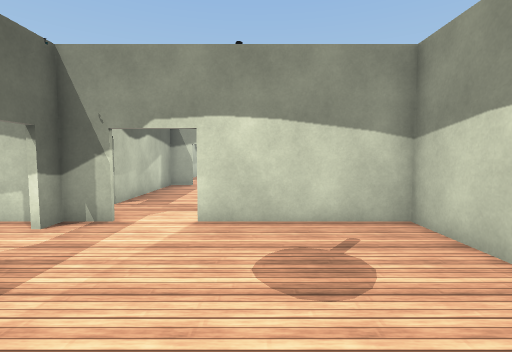
View 1 (above)

21 first-person views from a walk through a scene from a Unity 3-D project. The camera is 1.5 m above the floor, tilts 4° down and sees 85° across. The floor is counted in squares, 1 m on a side. Each view is taken from the middle of a square. On the plan, view 1 faces up. The plan holds only what a view shows up to about 14 squares ahead; the rest is blank. The place goes on beyond the plan. The player is left out. Some surface patterns are stand-ins.

View 2
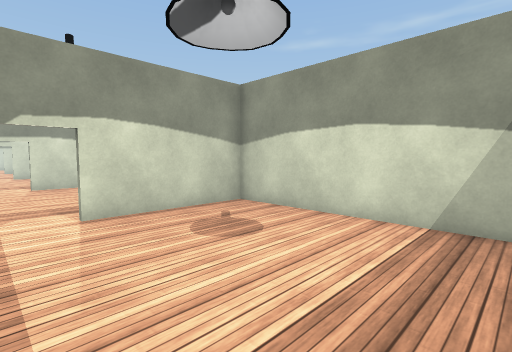

View 3
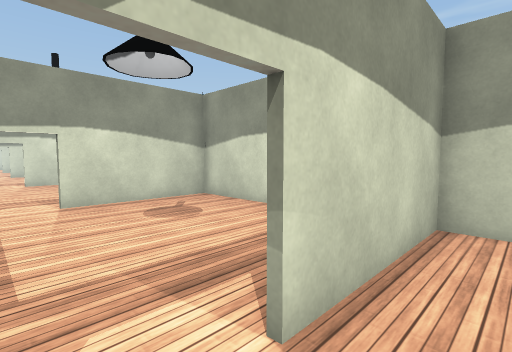

View 4
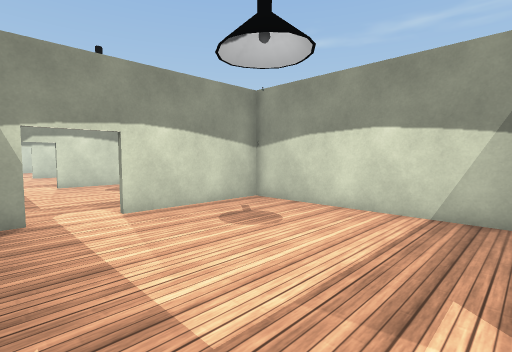

View 5
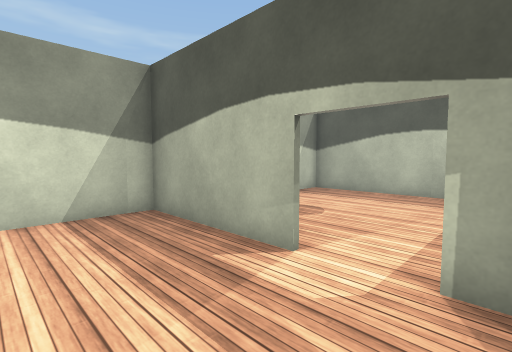

View 6
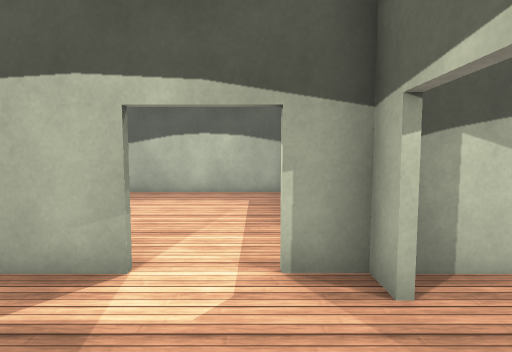

View 7
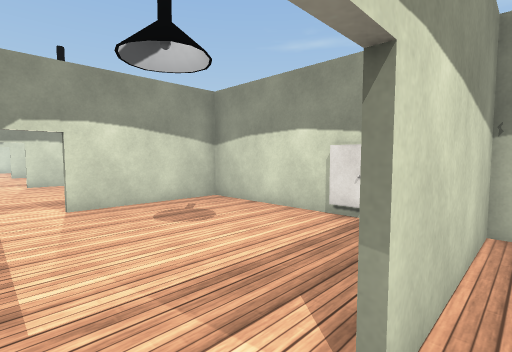

View 8
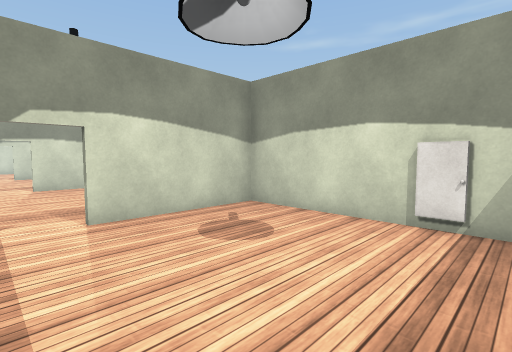

View 9
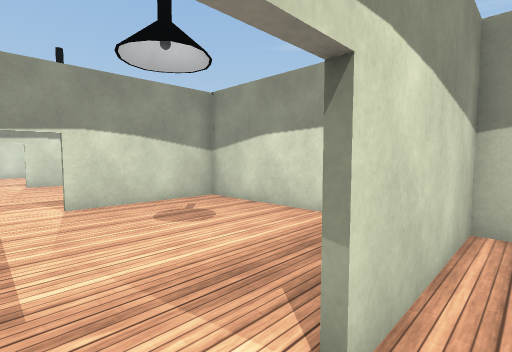

View 10
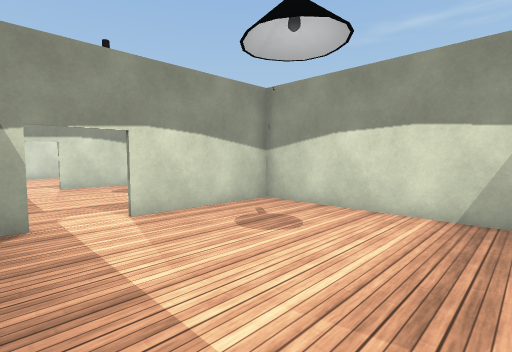

View 11
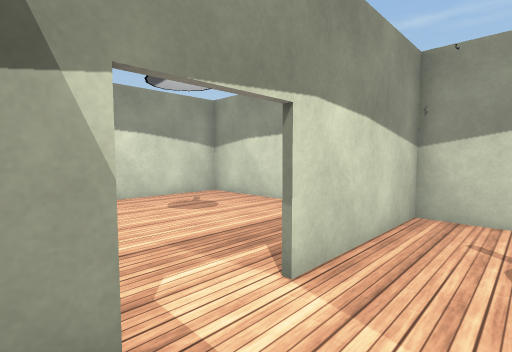

View 12
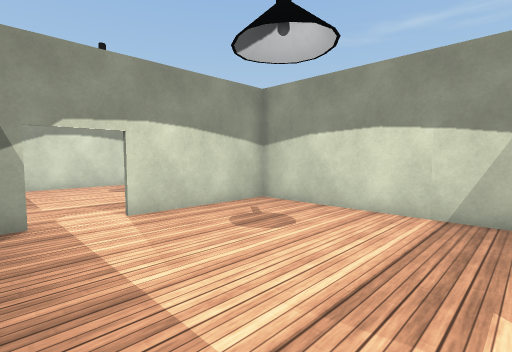

View 13
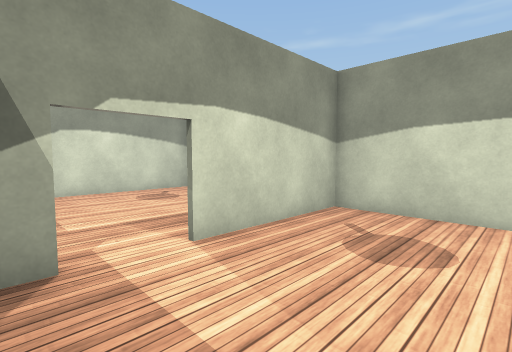

View 14
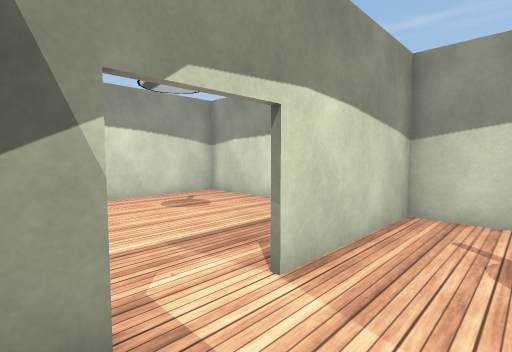

View 15
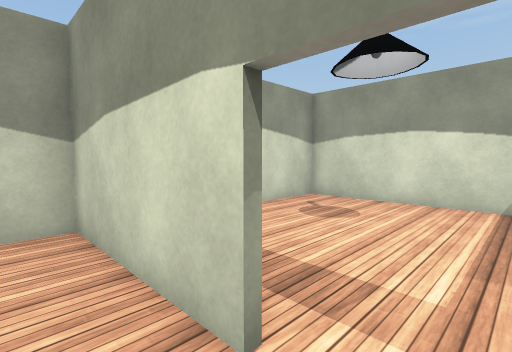

View 16
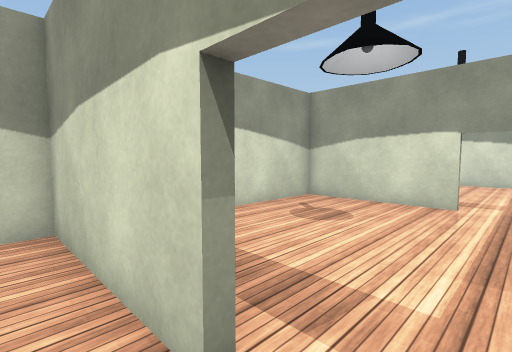

View 17
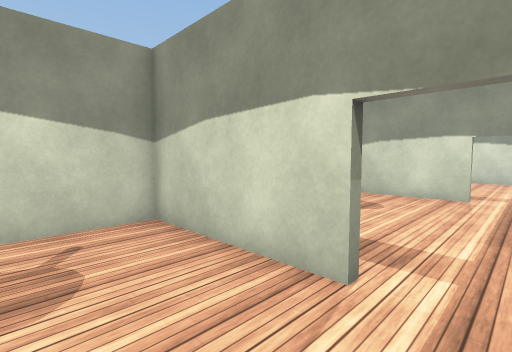

View 18
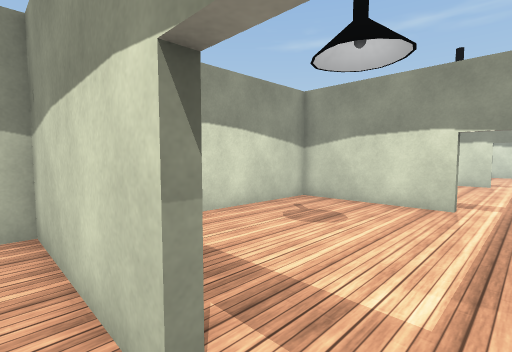

View 19
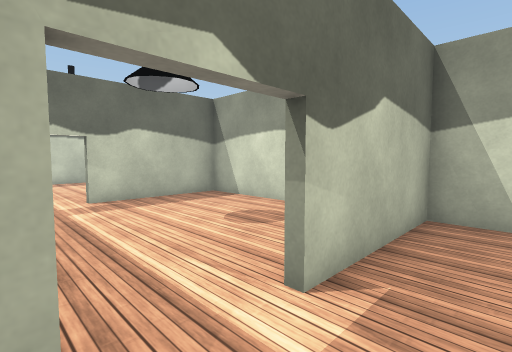

View 20
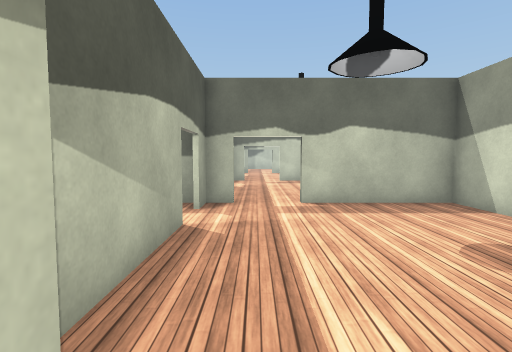

View 21
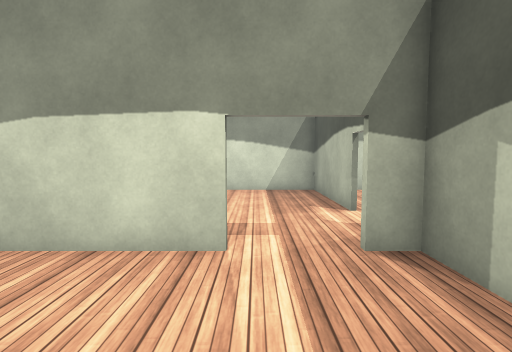

### Floor plan
Ten units are one square. View 1 is at (0, 0); x grows to the right and y downward. Boxes are objects, and circles mark ways between rooms. Rooms are numbered by the first view taken in them; rooms with no view inside come last. Other rooms are left out.
<svg viewBox="-245 -479 286 501">
<path fill="none" stroke="#000" d="M-41 17 36 17 36 -64 -14 -64M-32 -64 -45 -64 -45 -56M-14 -65 36 -65 36 -146 -14 -146M-45 -72 -45 -65 -33 -65M-32 -146 -37 -146M-45 -141 -45 -87M34 -169 34 -177M36 -161 36 -228 -14 -228M-32 -310 -40 -310M36 -242 36 -310 -14 -310M-32 -392 -40 -392M36 -322 36 -389M36 -392 -14 -392M-47 -424 -47 -474 -61 -474M-119 -474 -127 -474 -127 -425 -130 -425M-46 -394 -46 -404M-181 -394 -141 -394M-130 -425 -130 -474 -141 -474M-210 -404 -210 -394 -199 -394M-199 -474 -210 -474 -210 -424M-213 -424 -213 -474 -219 -474"/>
<circle cx="-25" cy="-60" r="3" fill="#2a7"/>
<circle cx="-25" cy="-150" r="3" fill="#2a7"/>
<circle cx="-25" cy="-230" r="3" fill="#2a7"/>
<circle cx="-25" cy="-310" r="3" fill="#2a7"/>
<circle cx="-130" cy="-415" r="3" fill="#2a7"/>
<circle cx="-210" cy="-415" r="3" fill="#2a7"/>
<text x="-10" y="-20">1</text>
<text x="-10" y="-100">2</text>
<text x="-10" y="-190">3</text>
<text x="-10" y="-270">4</text>
<text x="-10" y="-350">5</text>
<text x="-90" y="-430">6</text>
<text x="-170" y="-430">7</text>
<text x="-240" y="-440">8</text>
</svg>
Room 1 opens to room 2. Room 2 opens to room 3. Room 3 opens to room 4. Room 4 opens to room 5. Room 6 opens to room 7. Room 7 opens to room 8.

Where each view was taken, in squares from view 1:
view 1: 0 up, 0 right, facing up
view 2: 1 down, 3 left, facing up-right
view 3: 5 up, 3 left, facing up-right
view 4: 7 up, 4 left, facing up-right
view 5: 10 up, 4 left, facing down-right
view 6: 10 up, 3 left, facing down
view 7: 14 up, 3 left, facing up-right
view 8: 16 up, 3 left, facing up-right
view 9: 22 up, 3 left, facing up-right
view 10: 24 up, 4 left, facing up-right
view 11: 29 up, 4 left, facing up-right
view 12: 32 up, 4 left, facing up-right
view 13: 35 up, 4 left, facing up-right
view 14: 37 up, 4 left, facing up-right
view 15: 41 up, 6 left, facing up-right
view 16: 41 up, 14 left, facing up-right
view 17: 41 up, 16 left, facing up-right
view 18: 41 up, 22 left, facing up-right
view 19: 40 up, 11 left, facing up-left
view 20: 41 up, 12 left, facing left
view 21: 42 up, 9 left, facing right
